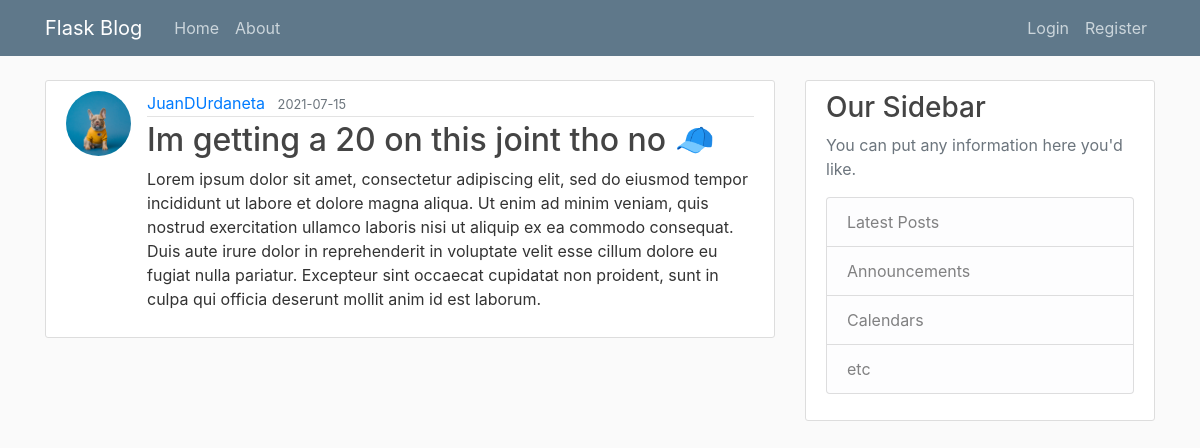
/post/7, run on an earlier commit of the app's database.
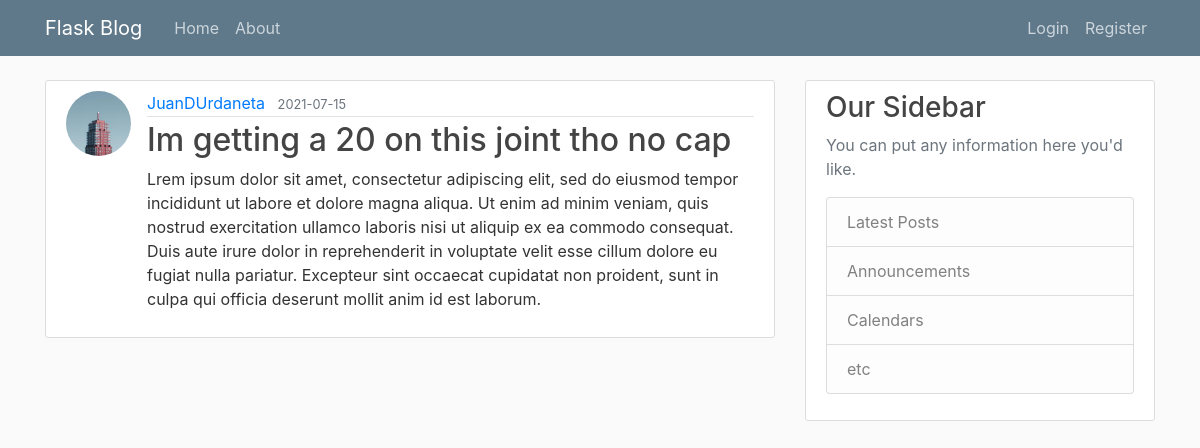
And on a later commit of the database.
### flaskblog/models.py (models this page shows, shortened)
class User(db.Model, UserMixin):
    id = db.Column(db.Integer, primary_key=True)
    username = db.Column(db.String(20), unique=True, nullable=False)
    email = db.Column(db.String(120), unique=True, nullable=False)
    image_file = db.Column(db.String(20), nullable=False, default='default.jpg')
    password = db.Column(db.String(60), nullable=False)
    posts = db.relationship('Post', backref='author', lazy=True)

class Post(db.Model):
    id = db.Column(db.Integer, primary_key=True)
    title = db.Column(db.String(100), nullable=False)
    date_posted = db.Column(db.DateTime, nullable=False, default=datetime.utcnow)
    content = db.Column(db.Text, nullable=False)
    user_id = db.Column(db.Integer, db.ForeignKey('user.id'), nullable=False)

### flaskblog/posts/routes.py (the view)
@posts.route("/post/<int:post_id>")
def post(post_id):
    post = Post.query.get_or_404(post_id)
    return render_template('post.html', title=post.title, post=post)

### flaskblog/templates/post.html (shortened to what this page needs)
{% extends "layout.html" %} {% block content %}
<article class="media content-section">
  <img
    src="{{url_for('static', filename='profile_pics/'+ post.author.image_file )}}"
    class="rounded-circle article-img"
  />
  <div class="media-body">
    <div class="article-metadata">
      <a class="mr-2" href="{{url_for('users.user_posts', username=post.author.username)}}">{{ post.author.username }}</a>
      <small class="text-muted"
        >{{ post.date_posted.strftime('%Y-%m-%d') }}</small
      >
    </div>
    <h2 class="article-title">{{ post.title }}</h2>
    <p class="article-content">{{ post.content }}</p>
  </div>
</article>
{% endblock content %}

What changed in the data, as far as the page shows it:
changed User "JuanDUrdaneta": image_file: picture added in place of a placeholder
changed Post: title "Im getting a 20 on this joint tho no 🧢" → "Im getting a 20 on this joint tho no cap"; content "Lorem ipsum dolor sit amet,…" → "Lrem ipsum dolor sit amet,…"
